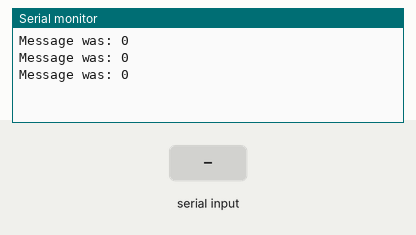
The sketch below on a simulated Arduino Zero (SAMD21). On the bench: the last lines printed to the serial monitor. The inputs (shaded band) are chosen by the test bench.

Above: at 2.8 s.
2.9 s: "0" received over Serial
At 3.7 s:
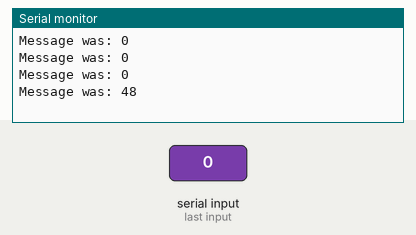
4.4 s: "1" received over Serial
At 6.5 s:
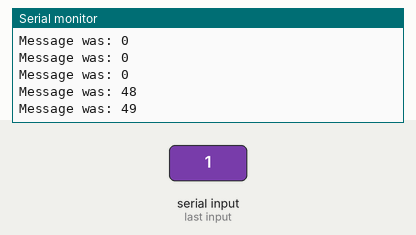
Timing chart, 0 to 8.0 s (numbered marks = the images above; inputs shaded):
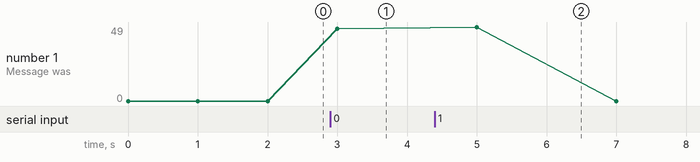

Measured:
- after the input at 2.9 s, the serial monitor: prints a new line after 0.10 s (image 1)
- after the input at 4.4 s, the serial monitor: prints a new line after 0.60 s (image 2)
- plotted number 1: 0 → 48 after the input at 2.9 s

The sketch:

ServoMain.ino
```cpp
#include <Servo.h>
//#include  <String.h>

Servo r_motor;
Servo l_motor;

int r_motor_pin = 7;
int l_motor_pin = 6;


void setup() {
  // put your setup code here, to run once:
  SerialUSB.begin(9600);
}

void loop() {
  int message = readData();
  SerialUSB.print("Message was: ");
  SerialUSB.println(message);
  delay(1000);
  if (message == 48) {
    moveBackward();
    delay(1000);

  }
  if (message == 49) {
    //Serial.println('11');
    moveForward();
    delay(1000);
  }
  if (message == 50) {
    moveLeft();
    delay(1000);
  }
  if (message == 51) {
    moveRight();
    delay(1000);
  }
  if (message == 52) {
    moveStop();
    delay(1000);
  }
  else {
    //Serial.println("no message received");
  }
}


void attachServos() {
  r_motor.attach(r_motor_pin);
  l_motor.attach(l_motor_pin);

}

void moveBackward() {

  r_motor.write(1200);
  l_motor.write(1200);
}

void moveRight() {
  r_motor.write(1800);
  l_motor.write(1200);
}
void moveLeft() {
  r_motor.write(1200);
  l_motor.write(1800);
}
void moveStop() {
  r_motor.write(1500);
  l_motor.write(1500);
}

void moveForward() {
  r_motor.write(1800);
  l_motor.write(1800);
}

int readData() {
  if ( Serial.available() > 0) {
    int message = SerialUSB.read();
    //Serial.println(message);
    return message;
  }


}
```
